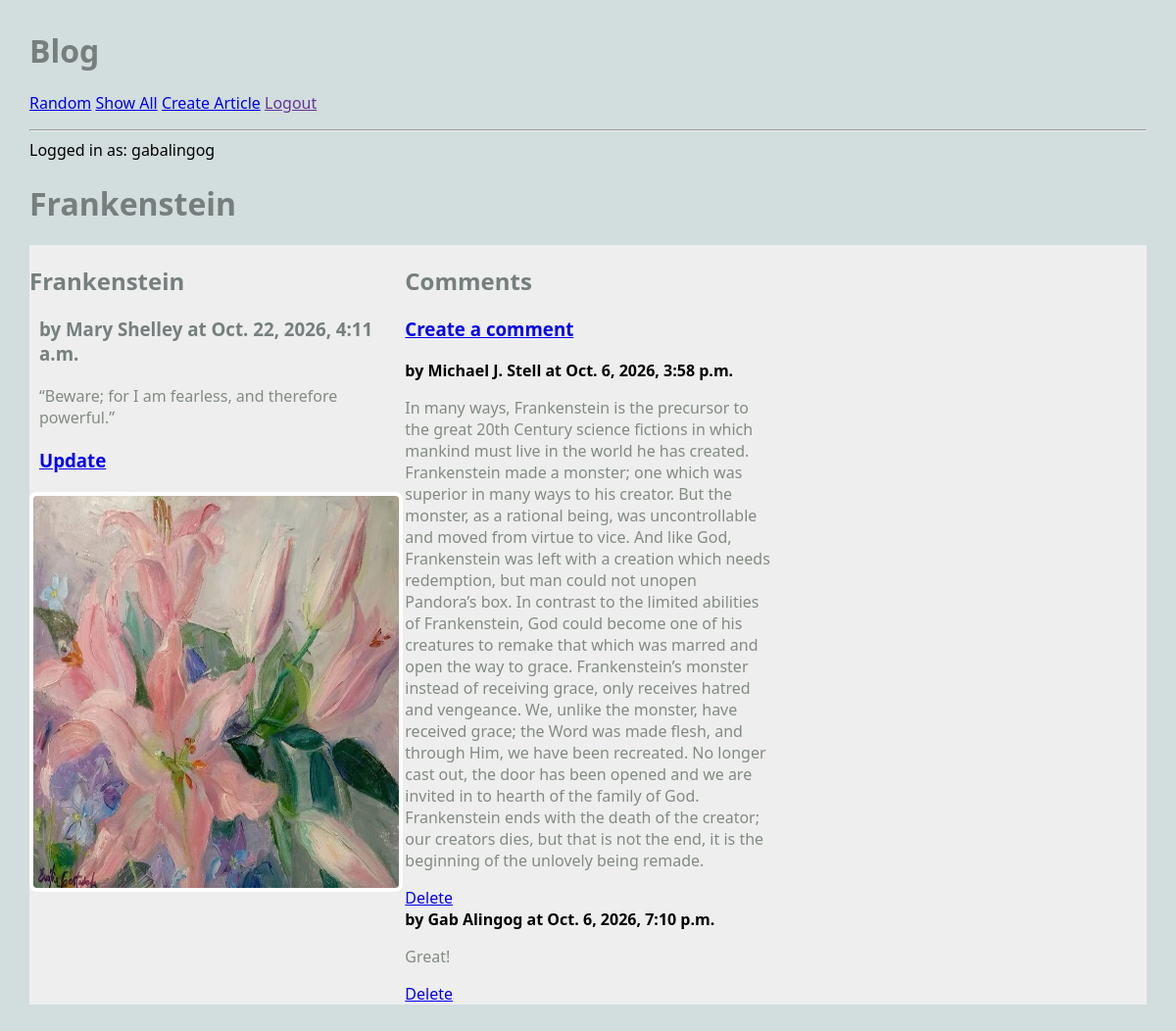
Page /blog/article/2 (signed in) on the committed database.
### blog/models.py (models this page shows, shortened)
class Article(models.Model):
    title = models.TextField(blank=True) # can be empty
    author = models.TextField(blank=True)
    text = models.TextField(blank=True)
    published = models.DateTimeField(auto_now=True) # when it was created
    image_file = models.ImageField(blank=True)
    user = models.ForeignKey(User, on_delete=models.CASCADE)
    def get_all_comments(self):
        comments = Comment.objects.filter(article=self)
        return comments

class Comment(models.Model):
    article = models.ForeignKey(Article, on_delete=models.CASCADE)
    author = models.TextField(blank=False) # already defined
    text = models.TextField(blank=False)
    published = models.DateTimeField(auto_now=True)
    def __str__(self):
        return f'{self.text}'

### blog/views.py (the view)
# urls.py: path('article/<int:pk>', ArticleView.as_view(), name='article'), # show a single article
class ArticleView(DetailView):
    model = Article
    template_name = "blog/article.html"
    context_object_name = 'article' # different

### blog/templates/blog/article.html
{% extends 'blog/base.html' %}
{% block content %}
<h1>{{article.title}}</h1>
<main class="grid-container">
    <article>
		<div>
			<h2>{{article.title}}</h2>
			<h3>by {{article.author}} at {{article.published}}</h3>
			<p>
			{{article.text}}
			</p>
			<h3>
				<a href="{% url 'update_article' article.pk %}">Update</a>
			</h3>
		</div>
		{% if article.image_file %}
		<img src="{{ article.image_file.url }}" alt="picture">
		{% else %}
		<h3>No image</h3>
		{% endif %}
	</article>
	<div>
		<h2>Comments</h2>
		<h3>
			<a href="{% url 'create_comment' article.pk %}">Create a comment</a>
		</h3>
		{% for comment in article.get_all_comments %}
		<div>
			<strong>by {{comment.author}} at {{comment.published}}</strong>
			<p>{{comment.text}}</p>
			<a href="{% url 'delete_comment' comment.pk %}">Delete</a>
		</div>
		{% endfor %}
	</div>
</main>
{% endblock %}

### blog/templates/blog/base.html (shortened to what this page needs)
{% load static %}
<html>
    <head>
        <link rel="stylesheet" href="{% static 'styles-blog.css' %}?v=3">
    </head>
    <body>
        <head>
            <h1>Blog</h1>
            <nav>
                <ul>
                    <li><a href="{% url 'random' %}">Random</a></li>
                    <li><a href="{% url 'show_all' %}">Show All</a></li>
                    {% if request.user.is_authenticated %}
                        <li><a href="{% url 'create_article' %}">Create Article</a></li>
                        <li>
                            <form action="{% url 'logout' %}" method="POST" style="display: inline;">
                                <button type="submit" class="logout-link">Logout</button>
                            </form>
                        </li>
                    {% else %}
                        <li><a href="{% url 'login' %}">Login</a></li>
                    {% endif %}
                </ul>
                 <hr>
                 {% if request.user.is_authenticated %}
                 Logged in as: {{ request.user }}
                 {% else %}
                 Not logged in
                 {% endif %}
            </nav>
        </head>
        {% block content %}
        {% endblock %}
    </body>
</html>

### static/styles-blog.css (style rules this page uses)
body { margin: 30px; background: #d1dedd; font-family:'Segoe UI', Tahoma, Geneva, Verdana, sans-serif; }
img { height: 400px; width: 200px; }
ul, li { padding: 0px; list-style-type: none; }
h1, h2, h3 { color: #767f7e; }
p { color: #828b82; }
.grid-container { background: #eee; max-width: 900px; display: grid; grid-template-columns: repeat(3, 1fr); grid-gap: 10px; max-width: 1200px; margin: 20px auto; }
article img, article.featured img { width: 100%; border: 4px solid #fff; border-radius: 8px; }
article p, article h3 { margin: 20px 10px; }
nav li { display: inline; }
.logout-link { background: transparent; border: none; padding: 0; margin: 0; color: rebeccapurple; text-decoration: underline; cursor: pointer; font: inherit; }

### rows in the picture
Article: title "Frankenstein", author "Mary Shelley", published "Oct. 22, 2026, 4:11 a.m.", text "“Beware; for I am fearless, and therefore powerful.”", image_file (picture)
Comment: author "Michael J. Stell", published "Oct. 6, 2026, 3:58 p.m.", text "In many ways, Frankenstein is the precursor to the great 20th Century science fictions in which mankind must live in the world he has created. Frankenstein made a monster; one which was superior in many ways to his creator. But the monster, as a rational being, was uncontrollable and moved from virtue to vice. And like God, Frankenstein was left with a creation which needs redemption, but man could not unopen Pandora’s box. In contrast to the limited abilities of Frankenstein, God could become one of his creatures to remake that which was marred and open the way to grace. Frankenstein’s monster instead of receiving grace, only receives hatred and vengeance. We, unlike the monster, have…"
Comment: author "Gab Alingog", published "Oct. 6, 2026, 7:10 p.m.", text "Great!"

### other values in the picture
{{ request.user }} "gabalingog"
